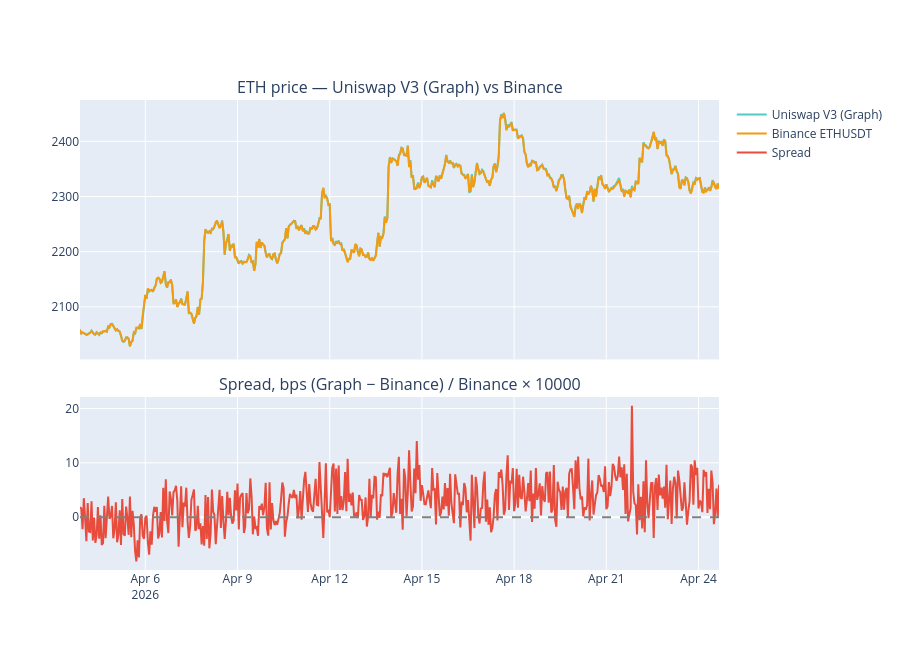

Here is the notebook cell this chart was saved with:
### Code cell
# Two panels: price overlay + spread in bps
fig = make_subplots(rows=2, cols=1, shared_xaxes=True, vertical_spacing=0.08,
                    subplot_titles=('ETH price — Uniswap V3 (Graph) vs Binance',
                                    'Spread, bps (Graph − Binance) / Binance × 10000'),
                    row_heights=[0.6, 0.4])
fig.add_trace(go.Scatter(x=merged['datetime'], y=merged['graph'], name='Uniswap V3 (Graph)',
                         line=dict(color='#4ecdc4')), 1, 1)
fig.add_trace(go.Scatter(x=merged['datetime'], y=merged['binance'], name='Binance ETHUSDT',
                         line=dict(color='#f39c12')), 1, 1)
fig.add_trace(go.Scatter(x=merged['datetime'], y=merged['spread_bps'], name='Spread',
                         line=dict(color='#e74c3c')), 2, 1)
fig.add_hline(y=0, line_dash='dash', line_color='grey', row=2, col=1)
fig.update_layout(height=650, hovermode='x unified')
fig.show()

### Figure 1 — Plotly figure (JSON) as saved in the notebook; plotly's stock layout.template omitted (floating-point values rounded to 4 significant figures; data arrays with more than 128 entries replaced by an {"elided": "..."} marker saying what was removed)
{"data": [{"line": {"color": "#4ecdc4"}, "name": "Uniswap V3 (Graph)", "type": "scatter", "x": {"elided": "500 str values"}, "xaxis": "x", "y": {"elided": "500 float values"}, "yaxis": "y"}, {"line": {"color": "#f39c12"}, "name": "Binance ETHUSDT", "type": "scatter", "x": {"elided": "500 str values"}, "xaxis": "x", "y": {"elided": "500 float values"}, "yaxis": "y"}, {"line": {"color": "#e74c3c"}, "name": "Spread", "type": "scatter", "x": {"elided": "500 str values"}, "xaxis": "x2", "y": {"elided": "500 float values"}, "yaxis": "y2"}], "layout": {"annotations": [{"font": {"size": 16}, "showarrow": false, "text": "ETH price — Uniswap V3 (Graph) vs Binance", "x": 0.5, "xanchor": "center", "xref": "paper", "y": 1, "yanchor": "bottom", "yref": "paper"}, {"font": {"size": 16}, "showarrow": false, "text": "Spread, bps (Graph − Binance) / Binance × 10000", "x": 0.5, "xanchor": "center", "xref": "paper", "y": 0.368, "yanchor": "bottom", "yref": "paper"}], "height": 650, "hovermode": "x unified", "shapes": [{"line": {"color": "grey", "dash": "dash"}, "type": "line", "x0": 0, "x1": 1, "xref": "x2 domain", "y0": 0, "y1": 0, "yref": "y2"}], "xaxis": {"anchor": "y", "domain": [0, 1], "matches": "x2", "showticklabels": false}, "xaxis2": {"anchor": "y2", "domain": [0, 1]}, "yaxis": {"anchor": "x", "domain": [0.448, 1]}, "yaxis2": {"anchor": "x2", "domain": [0, 0.368]}}}
